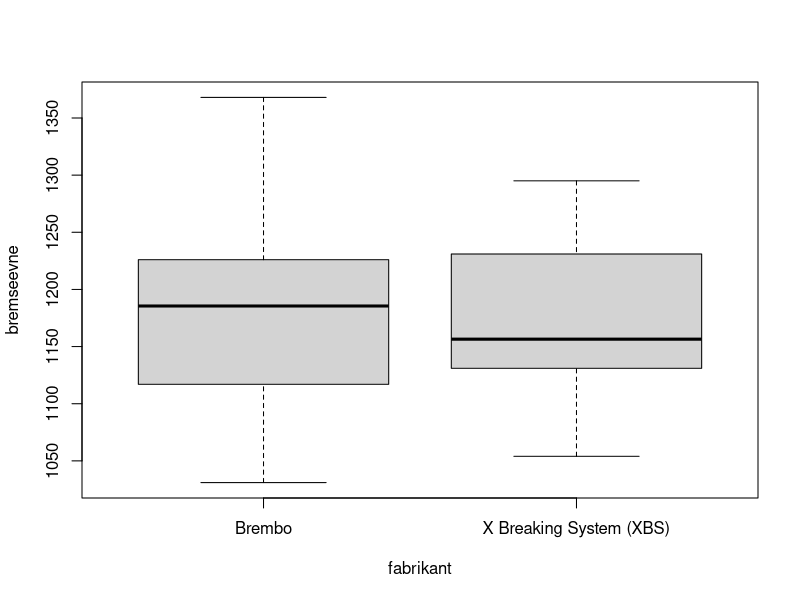
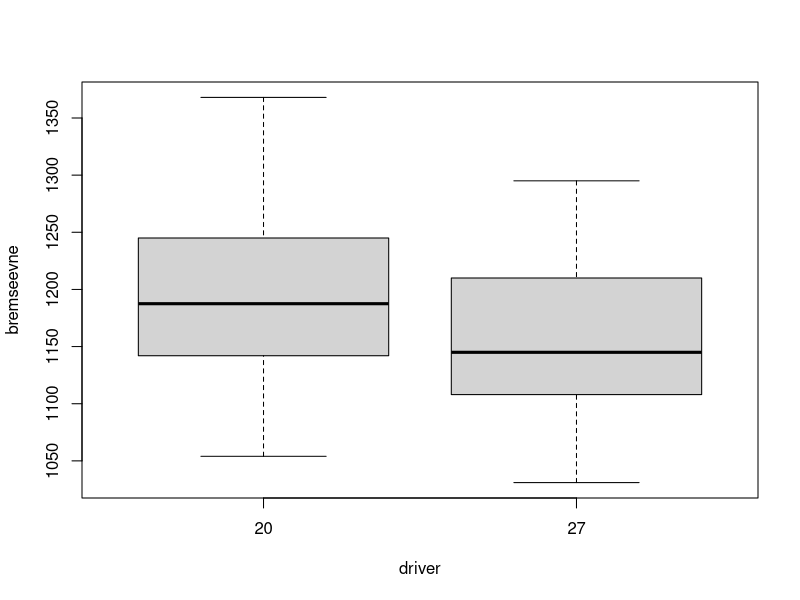
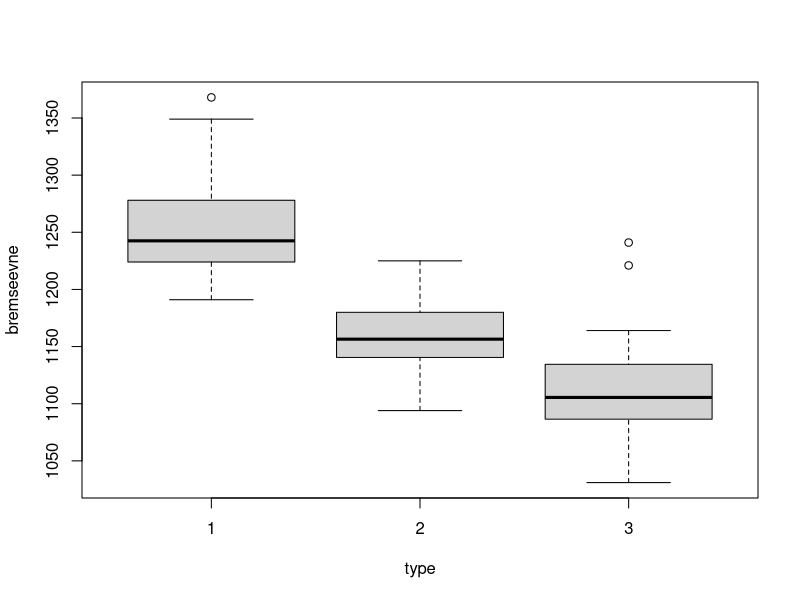
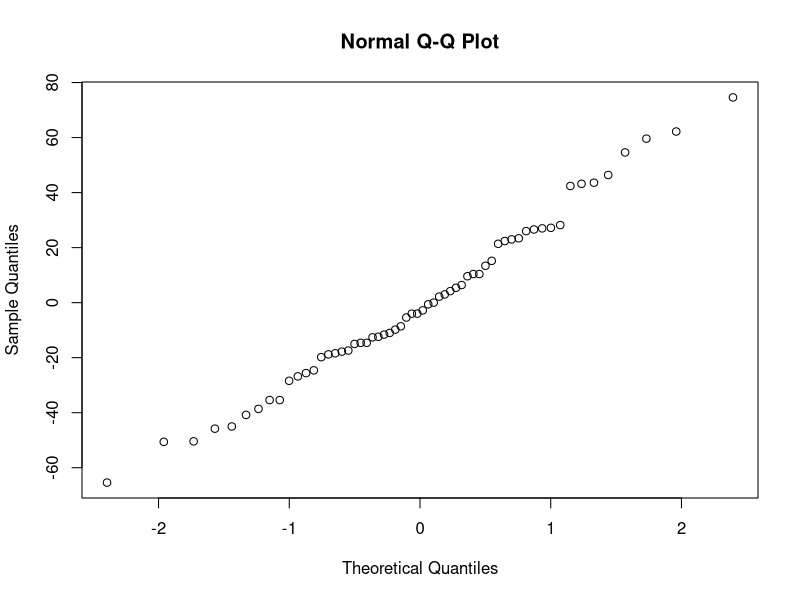
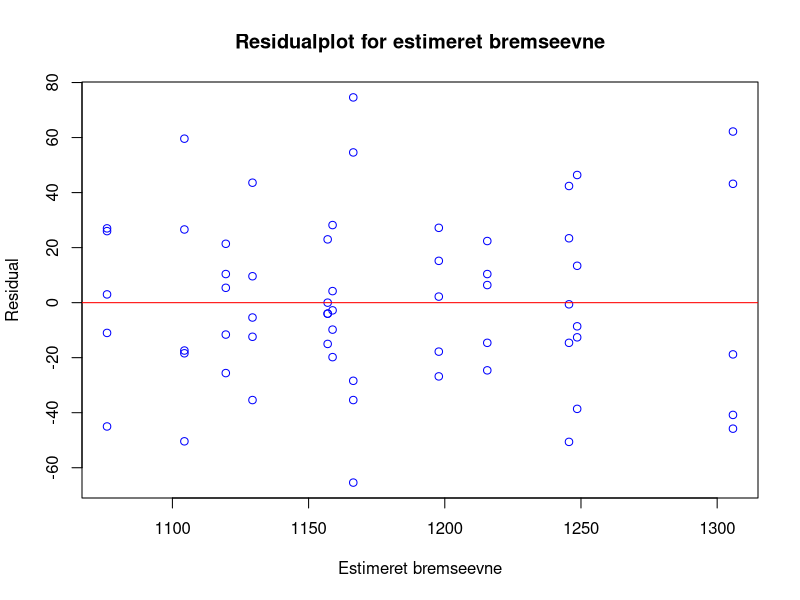
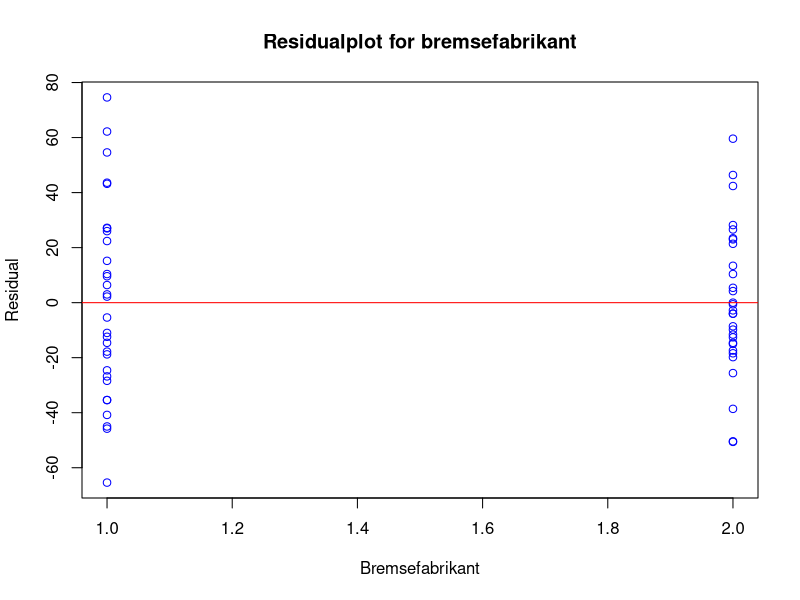
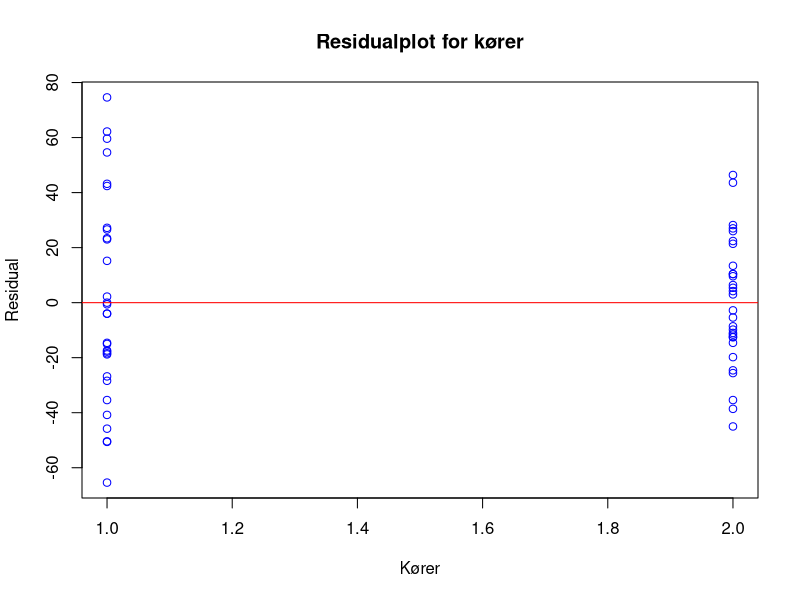
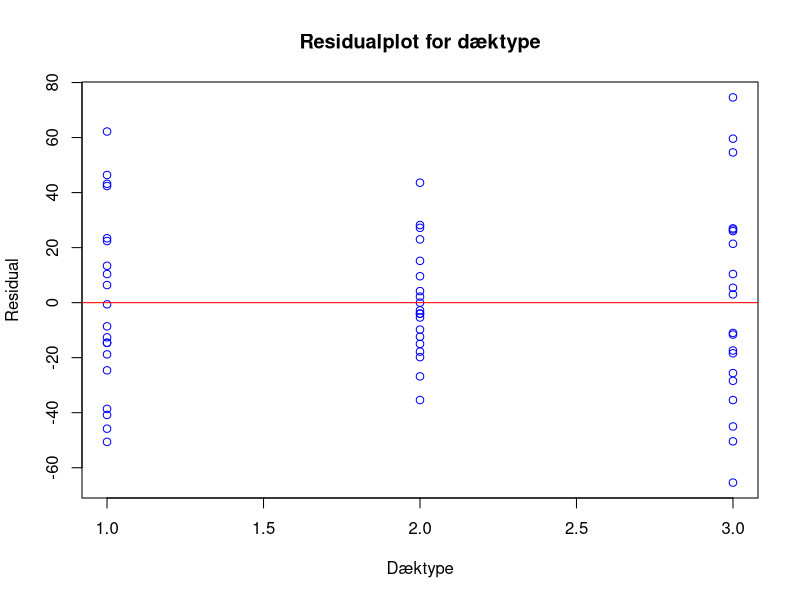

Recreate these plots in R, in order.
## ---- chunk 1
data = read.table("Data_ECEStat_2023_opg1.csv", header=TRUE, sep=";")
fabrikant = as.factor(data$Bremsefabrikat)
driver = as.factor(data$Koerer)
type = as.factor(data$Daektype)
bremseevne = data$Bremseevne
boxplot(bremseevne ~ fabrikant, names = c("Brembo", "X Breaking System (XBS)"))
## ---- chunk 2
boxplot(bremseevne ~ driver)
## ---- chunk 3
boxplot(bremseevne ~ type)
## ---- chunk 4
anova = aov(bremseevne ~ fabrikant + driver + type 
    + fabrikant:driver 
    + fabrikant:type
    + driver:type
    + fabrikant:driver:type)
summary(anova)
## ---- chunk 5
alpha = 0.05
TukeyHSD(anova, "type", conf.level = 1-alpha)
## ---- chunk 6
e = anova$residuals
qqnorm(e)
## ---- chunk 7
y_hat = anova$fitted.values
plot(y_hat, e, type="p", main="Residualplot for estimeret bremseevne", xlab="Estimeret bremseevne", ylab="Residual", col="blue")
abline(h=0, col="red")
## ---- chunk 8
plot(as.integer(fabrikant), e, type="p", main="Residualplot for bremsefabrikant", xlab="Bremsefabrikant", ylab="Residual", col="blue")
abline(h=0, col="red")
## ---- chunk 9
plot(as.integer(driver), e, type="p", main="Residualplot for kører", xlab="Kører", ylab="Residual", col="blue")
abline(h=0, col="red")
## ---- chunk 10
plot(as.integer(type), e, type="p", main="Residualplot for dæktype", xlab="Dæktype", ylab="Residual", col="blue")
abline(h=0, col="red")
## ---- chunk 11
D = read.table("Data_ECEStat_2023_opg2.csv", header=TRUE, sep = ";")
o = D$ObserveretAntal
x_bar = 229
s = 41

P_t150 = pnorm(150, x_bar, s)
P_150t200 = pnorm(200, x_bar, s) - pnorm(150, x_bar, s)
P_200t250 = pnorm(250, x_bar, s) - pnorm(200, x_bar, s)
P_250t300 = pnorm(300, x_bar, s) - pnorm(250, x_bar, s)
P_t300 = 1 - pnorm(300, x_bar, s)

P_interval = c(P_t150, P_150t200, P_200t250, P_250t300, P_t300)

cat("Sandsynligheden for de forskellige ting er: \nP(t < 150) =", P_interval[1], "\nP(150 <= t < 200) =", P_interval[2], "\nP(200 <= t < 250) =", P_interval[3], "\nP(250 <= t < 300 =", P_interval[4], "\nP(t >= 300 =", P_interval[5], "\n")
## ---- chunk 12
e = 800 * P_interval
cat("Det forventede antal nedbremsninger for hvert interval vil være\n", e)
## ---- chunk 13
alpha = 0.05
k = 5
p = 2
df = 2
chi2_alpha = qchisq(1-alpha, df)
cat("Den kritiske grænse med 5 % signifikansniveau er", chi2_alpha)
## ---- chunk 14
chi2_0 = sum(((o-e)^2) / e)
cat("Teststørrelsen værdi bliver:", chi2_0)
